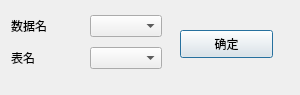
<?xml version="1.0" encoding="UTF-8"?>
<ui version="4.0">
 <class>SqlDialog</class>
 <widget class="QDialog" name="SqlDialog">
  <property name="geometry">
   <rect>
    <x>0</x>
    <y>0</y>
    <width>300</width>
    <height>95</height>
   </rect>
  </property>
  <property name="windowTitle">
   <string>选择相关数据库和表</string>
  </property>
  <widget class="QWidget" name="">
   <property name="geometry">
    <rect>
     <x>11</x>
     <y>11</y>
     <width>151</width>
     <height>63</height>
    </rect>
   </property>
   <layout class="QVBoxLayout" name="verticalLayout">
    <item>
     <layout class="QHBoxLayout" name="horizontalLayout">
      <item>
       <widget class="QLabel" name="label">
        <property name="text">
         <string>数据名</string>
        </property>
       </widget>
      </item>
      <item>
       <widget class="QComboBox" name="comboBox_database"/>
      </item>
     </layout>
    </item>
    <item>
     <layout class="QHBoxLayout" name="horizontalLayout_2">
      <item>
       <widget class="QLabel" name="label_2">
        <property name="text">
         <string>表名</string>
        </property>
       </widget>
      </item>
      <item>
       <widget class="QComboBox" name="comboBox_2"/>
      </item>
     </layout>
    </item>
   </layout>
  </widget>
  <widget class="QPushButton" name="pushButton">
   <property name="geometry">
    <rect>
     <x>180</x>
     <y>30</y>
     <width>93</width>
     <height>28</height>
    </rect>
   </property>
   <property name="text">
    <string>确定</string>
   </property>
  </widget>
 </widget>
 <resources/>
 <connections/>
</ui>
